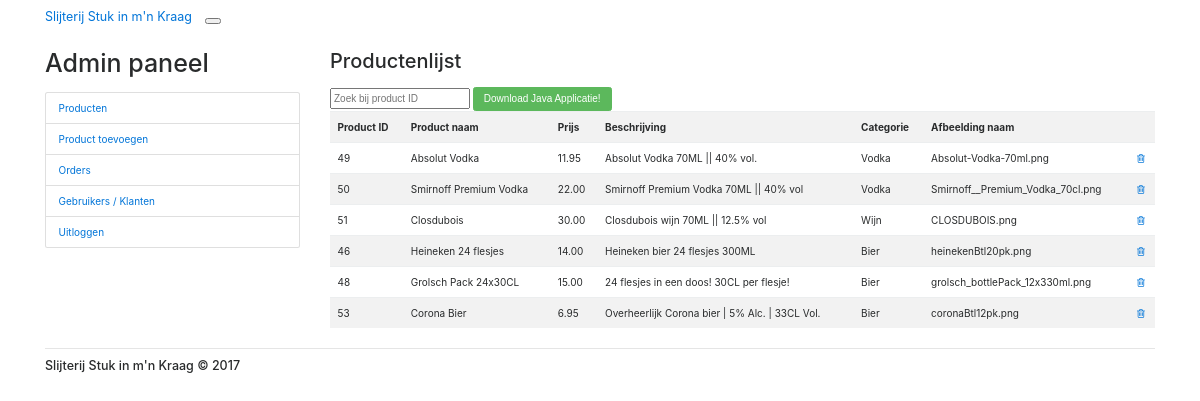
Page /productlist.php (signed in) on the committed database.
### tables this page shows
CREATE TABLE `products` (
  `product_id` int(11) NOT NULL,
  `product_name` text NOT NULL,
  `product_price` decimal(10,2) NOT NULL,
  `product_desc` text NOT NULL,
  `product_category` varchar(255) NOT NULL,
  `image_name` varchar(255) NOT NULL
);

### include/session.php (called while the page is built, shortened)
<?php
$sessData = !empty($_SESSION['sessData'])?$_SESSION['sessData']:'';
?>

### user.php (called while the page is built, shortened)
<?php
class User{
    private $dbHost     = "localhost";
    private $dbUsername = "root";
    private $dbPassword = "";
    private $dbName     = "shop";
    private $userTbl    = "users";
    public function __construct(){
        if(!isset($this->db)){
            $conn = new mysqli($this->dbHost, $this->dbUsername, $this->dbPassword, $this->dbName);
            if($conn->connect_error){
                die("Failed to connect with MySQL: " . $conn->connect_error);
            }else{
                $this->db = $conn;
            }
        }
    }
    public function getRows($conditions = array()){
        $sql = 'SELECT ';
        $sql .= array_key_exists("select",$conditions)?$conditions['select']:'*';
        $sql .= ' FROM '.$this->userTbl;
        if(array_key_exists("where",$conditions)){
            $sql .= ' WHERE ';
            $i = 0;
            foreach($conditions['where'] as $key => $value){
                $pre = ($i > 0)?' AND ':'';
                $sql .= $pre.$key." = '".$value."'";
                $i++;
            }
        }
        $result = $this->db->query($sql);
        if(array_key_exists("return_type",$conditions) && $conditions['return_type'] != 'all'){
            switch($conditions['return_type']){
                case 'single':
                    $data = $result->fetch_assoc();
                    break;
            }
        }else{
            if($result->num_rows > 0){
                while($row = $result->fetch_assoc()){
                    $data[] = $row;
                }
            }
        }
        return !empty($data)?$data:false;
    }
}

### productlist.php (the view, shortened to what this page needs)
<?php
include 'include/session.php';
?>
<!DOCTYPE html>
<html lang="en">
<head>
    <link rel="stylesheet" href="css/css-carousel/Slider_Carousel_webalgustocom.css">
    <link rel="stylesheet" href="css/css-carousel/Slider_Carousel_webalgustocom1.css">
    <link rel="stylesheet" href="css/css-carousel/Slider_Carousel_webalgustocom2.css">
    <link rel="stylesheet" href="css/reset.css">
    <link rel="stylesheet" href="css/style.css">
    <link rel="stylesheet" href="https://cdnjs.cloudflare.com/ajax/libs/bootswatch/3.3.7/journal/bootstrap.min.css">
    <link rel="stylesheet" href="css/Shop-item.css">
    <link rel="stylesheet" href="https://maxcdn.bootstrapcdn.com/font-awesome/4.6.1/css/font-awesome.min.css">
</head>
<body>
<?php
include "include/navbar.php";
?>
<div class="container">
    <div class="row">
        <div class="col-lg-3">
            <?php
            if(!empty($sessData['userLoggedIn']) && !empty($sessData['admin'] == '1')){
                include_once 'user.php';
                ?>
                <h1 class="my-4">Admin paneel</h1>
                <div class="list-group">
                    <a href="productlist.php" class="list-group-item">Producten</a>
                    <a href="add-product.php" class="list-group-item">Product toevoegen</a>
                    <a href="orders.php" class="list-group-item">Orders</a>
                    <a href="userlist.php" class="list-group-item">Gebruikers / Klanten</a>
                    <a href="userAccount.php?logoutSubmit=1" class="list-group-item">Uitloggen</a>
                </div>
                <?php
            }?>
        </div>
        <div class="col-lg-9">
            <?php
            if(!empty($sessData['userLoggedIn']) && !empty($sessData['admin'] == '1')){
                include_once 'user.php';
                ?>
                <h2 class="my-4">Productenlijst</h2>
            <input type="text" id="myInput" onkeyup="myFunction()" placeholder="Zoek bij product ID" title="Type in a name">
                <table id="myTable" class="table table-striped">
                    <form method="get" action="include/WebshopProductenVoorraad.jar">
                        <button class="btn btn-success" type="submit">Download Java Applicatie!</button>
                    </form>
                    <tr class="header">
                        <th><strong>Product ID</strong></th>
                        <th><strong>Product naam</strong></th>
                        <th><strong>Prijs</strong></th>
                        <th><strong>Beschrijving</strong></th>
                        <th><strong>Categorie</strong></th>
                        <th><strong>Afbeelding naam</strong></th>
                        <th></th>
                    </tr>
                    <?php
                    $sql = "SELECT * FROM products";
                    $result = mysqli_query($conn, $sql);
                    while($row = mysqli_fetch_array($result))
                    {
                        ?>
                        <tr class="<?php echo $row['product_id'] ?>">
                            <td><?php echo $row['product_id']; ?></td>
                            <td><?php echo $row['product_name']; ?></td>
                            <td><?php echo $row['product_price']; ?></td>
                            <td><?php echo $row['product_desc']; ?></td>
                            <td><?php echo $row['product_category']; ?></td>
                            <td><?php echo $row['image_name']; ?></td>
                            <td><a href="delete.php?id=<?php echo $row['product_id']; ?>"><i class="fa fa-trash-o" aria-hidden="true"></i></a></td>
                        </tr>
                        <?php
                    }
                    ?>
                </table>
            <?php }
            else{ ?>
                <h3 class="my-5">Je hebt geen toegant tot deze pagina!</h3>
            <?php }?>
        </div>
    </div>
</div>
<?php
    include "include/footer.php";
?>
</body>
</html>

### css/style.css (style rules this page uses)
*, *::after, *::before { -webkit-box-sizing: border-box; -moz-box-sizing: border-box; box-sizing: border-box; }
html { font-size: 62.5%; }
html * { -webkit-font-smoothing: antialiased; -moz-osx-font-smoothing: grayscale; }
body { font-size: 1.6rem; font-family: "Open Sans", sans-serif; color: #331d35; background-color: #e7e7e7; }
a { color: #eb6864; text-decoration: none; }

### rows in the picture
products: product_id "49", product_name "Absolut Vodka", product_price "11.95", product_desc "Absolut Vodka 70ML || 40% vol.", product_category "Vodka", image_name "Absolut-Vodka-70ml.png"
products: product_id "50", product_name "Smirnoff Premium Vodka", product_price "22.00", product_desc "Smirnoff Premium Vodka 70ML || 40% vol", product_category "Vodka", image_name "Smirnoff__Premium_Vodka_70cl.png"
products: product_id "51", product_name "Closdubois", product_price "30.00", product_desc "Closdubois wijn 70ML || 12.5% vol", product_category "Wijn", image_name "CLOSDUBOIS.png"
products: product_id "46", product_name "Heineken 24 flesjes", product_price "14.00", product_desc "Heineken bier 24 flesjes 300ML", product_category "Bier", image_name "heinekenBtl20pk.png"
products: product_id "48", product_name "Grolsch Pack 24x30CL", product_price "15.00", product_desc "24 flesjes in een doos! 30CL per flesje!", product_category "Bier", image_name "grolsch_bottlePack_12x330ml.png"
products: product_id "53", product_name "Corona Bier", product_price "6.95", product_desc "Overheerlijk Corona bier | 5% Alc. | 33CL Vol.", product_category "Bier", image_name "coronaBtl12pk.png"
